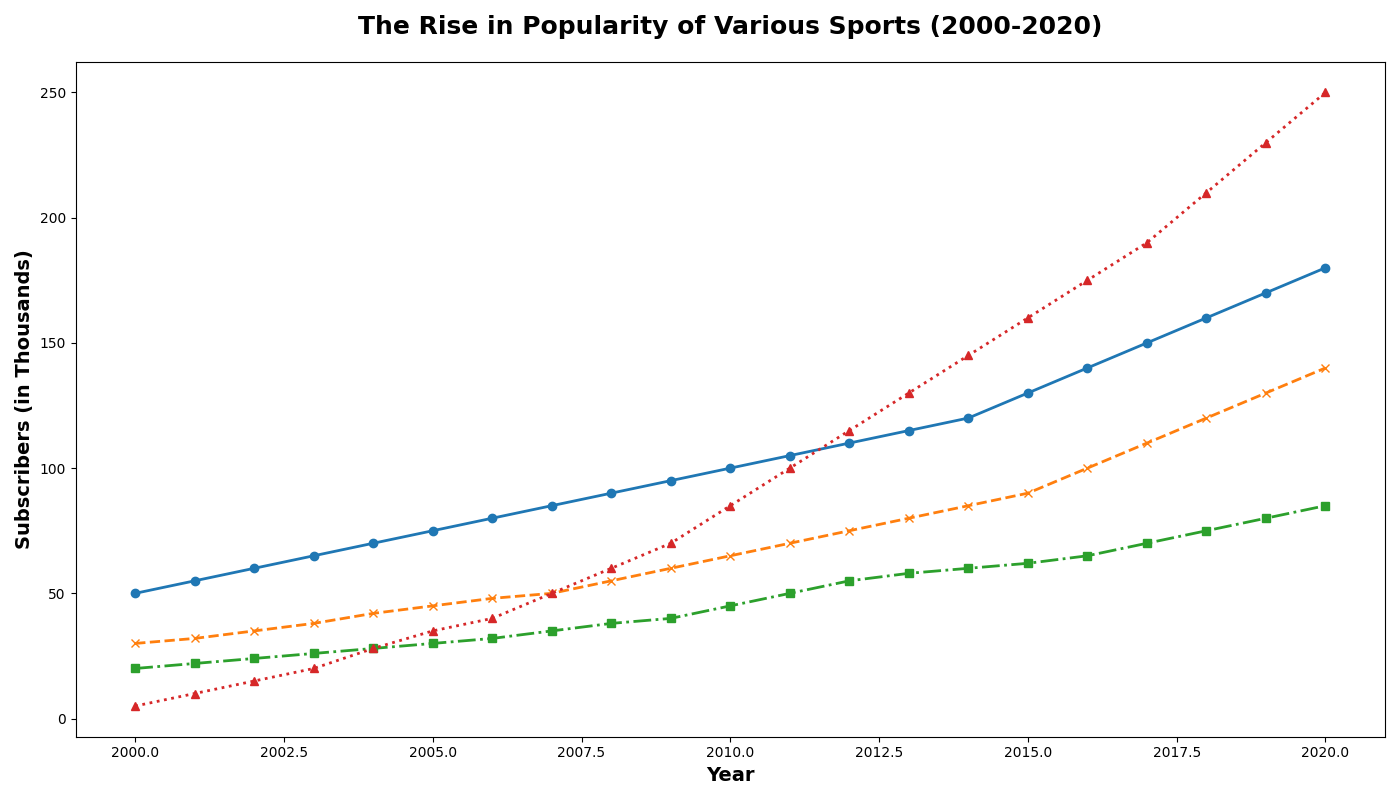

The script that drew this image:
import matplotlib.pyplot as plt
import numpy as np

# Data representing the subscription counts for four sports from 2000 to 2020
years = np.arange(2000, 2021)
soccer_subs = [50, 55, 60, 65, 70, 75, 80, 85, 90, 95, 100, 105, 110, 115, 120, 130, 140, 150, 160, 170, 180]
basketball_subs = [30, 32, 35, 38, 42, 45, 48, 50, 55, 60, 65, 70, 75, 80, 85, 90, 100, 110, 120, 130, 140]
tennis_subs = [20, 22, 24, 26, 28, 30, 32, 35, 38, 40, 45, 50, 55, 58, 60, 62, 65, 70, 75, 80, 85]
esports_subs = [5, 10, 15, 20, 28, 35, 40, 50, 60, 70, 85, 100, 115, 130, 145, 160, 175, 190, 210, 230, 250]

# Creating the figure and Subplots
fig, ax = plt.subplots(1, 1, figsize=(14, 8))

# Plotting multiple line plots
ax.plot(years, soccer_subs, marker='o', linestyle='-', linewidth=2, color='#1f77b4')
ax.plot(years, basketball_subs, marker='x', linestyle='--', linewidth=2, color='#ff7f0e')
ax.plot(years, tennis_subs, marker='s', linestyle='-.', linewidth=2, color='#2ca02c')
ax.plot(years, esports_subs, marker='^', linestyle=':', linewidth=2, color='#d62728')

# Adding Chart Titles and Labels
ax.set_title('The Rise in Popularity of Various Sports (2000-2020)', fontsize=18, fontweight='bold', pad=20)
ax.set_xlabel('Year', fontsize=14, fontweight='semibold')
ax.set_ylabel('Subscribers (in Thousands)', fontsize=14, fontweight='semibold')

# Automatically adjust layout to prevent overlapping
plt.tight_layout()

# Display the plot
plt.show()
